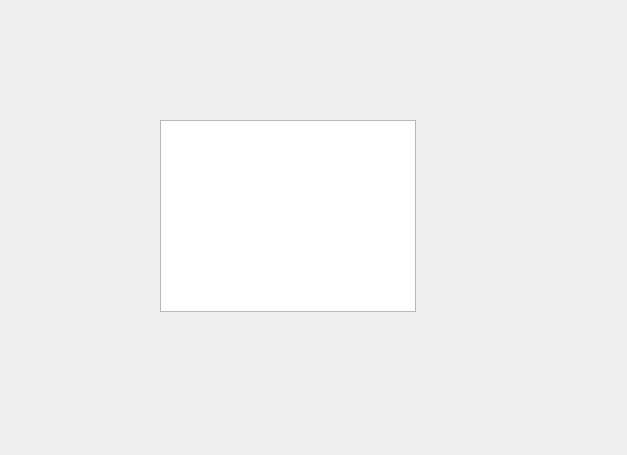
<?xml version="1.0" encoding="UTF-8"?>
<ui version="4.0">
 <class>Folder</class>
 <widget class="QDialog" name="Folder">
  <property name="geometry">
   <rect>
    <x>0</x>
    <y>0</y>
    <width>627</width>
    <height>455</height>
   </rect>
  </property>
  <property name="windowTitle">
   <string>Dialog</string>
  </property>
  <widget class="QListWidget" name="listWidget">
   <property name="geometry">
    <rect>
     <x>160</x>
     <y>120</y>
     <width>256</width>
     <height>192</height>
    </rect>
   </property>
  </widget>
 </widget>
 <resources/>
 <connections/>
</ui>
